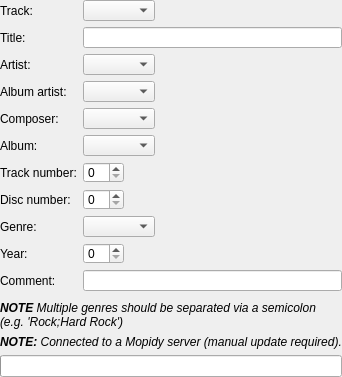
<?xml version="1.0" encoding="UTF-8"?>
<ui version="4.0">
 <class>TagEditor</class>
 <widget class="QWidget" name="TagEditor">
  <property name="geometry">
   <rect>
    <x>0</x>
    <y>0</y>
    <width>327</width>
    <height>252</height>
   </rect>
  </property>
  <layout class="QVBoxLayout" name="verticalLayout">
   <property name="margin">
    <number>0</number>
   </property>
   <item>
  <layout class="QFormLayout" name="formLayout">
   <property name="fieldGrowthPolicy">
    <enum>QFormLayout::ExpandingFieldsGrow</enum>
   </property>
   <item row="0" column="0">
    <widget class="StateLabel" name="trackNameLabel">
     <property name="text">
      <string>Track:</string>
     </property>
     <property name="buddy">
      <cstring>trackName</cstring>
     </property>
    </widget>
   </item>
   <item row="0" column="1">
    <widget class="ComboBox" name="trackName"/>
   </item>
   <item row="1" column="0">
    <widget class="StateLabel" name="titleLabel">
     <property name="text">
      <string>Title:</string>
     </property>
     <property name="buddy">
      <cstring>title</cstring>
     </property>
    </widget>
   </item>
   <item row="1" column="1">
    <widget class="LineEdit" name="title"/>
   </item>
   <item row="2" column="0">
    <widget class="StateLabel" name="artistLabel">
     <property name="text">
      <string>Artist:</string>
     </property>
     <property name="buddy">
      <cstring>artist</cstring>
     </property>
    </widget>
   </item>
   <item row="2" column="1">
    <widget class="CompletionCombo" name="artist"/>
   </item>
   <item row="3" column="0">
    <widget class="StateLabel" name="albumArtistLabel">
     <property name="text">
      <string>Album artist:</string>
     </property>
     <property name="buddy">
      <cstring>albumArtist</cstring>
     </property>
    </widget>
   </item>
   <item row="3" column="1">
    <widget class="CompletionCombo" name="albumArtist"/>
   </item>
   <item row="4" column="0">
    <widget class="StateLabel" name="composerLabel">
     <property name="text">
      <string>Composer:</string>
     </property>
     <property name="buddy">
      <cstring>composer</cstring>
     </property>
    </widget>
   </item>
   <item row="4" column="1">
    <widget class="CompletionCombo" name="composer"/>
   </item>
   <item row="5" column="0">
    <widget class="StateLabel" name="albumLabel">
     <property name="text">
      <string>Album:</string>
     </property>
     <property name="buddy">
      <cstring>album</cstring>
     </property>
    </widget>
   </item>
   <item row="5" column="1">
    <widget class="CompletionCombo" name="album"/>
   </item>
   <item row="6" column="0">
    <widget class="StateLabel" name="trackLabel">
     <property name="text">
      <string>Track number:</string>
     </property>
     <property name="buddy">
      <cstring>track</cstring>
     </property>
    </widget>
   </item>
   <item row="6" column="1">
    <widget class="TagSpinBox" name="track"/>
   </item>
   <item row="7" column="0">
    <widget class="StateLabel" name="discLabel">
     <property name="text">
      <string>Disc number:</string>
     </property>
     <property name="buddy">
      <cstring>disc</cstring>
     </property>
    </widget>
   </item>
   <item row="7" column="1">
    <widget class="TagSpinBox" name="disc"/>
   </item>
   <item row="8" column="0">
    <widget class="StateLabel" name="genreLabel">
     <property name="text">
      <string>Genre:</string>
     </property>
     <property name="buddy">
      <cstring>genre</cstring>
     </property>
    </widget>
   </item>
   <item row="8" column="1">
    <widget class="CompletionCombo" name="genre"/>
   </item>
   <item row="9" column="0">
    <widget class="StateLabel" name="yearLabel">
     <property name="text">
      <string>Year:</string>
     </property>
     <property name="buddy">
      <cstring>year</cstring>
     </property>
    </widget>
   </item>
   <item row="9" column="1">
    <widget class="TagSpinBox" name="year"/>
   </item>
   <item row="10" column="0">
    <widget class="StateLabel" name="commentLabel">
     <property name="text">
      <string>Comment:</string>
     </property>
     <property name="buddy">
      <cstring>comment</cstring>
     </property>
    </widget>
   </item>
   <item row="10" column="1">
    <widget class="LineEdit" name="comment"/>
   </item>
  </layout>
  </item>
  <item>
   <spacer name="verticalSpacer_3x">
    <property name="orientation">
     <enum>Qt::Vertical</enum>
    </property>
    <property name="sizeType">
     <enum>QSizePolicy::Fixed</enum>
    </property>
    <property name="sizeHint" stdset="0">
     <size>
      <width>20</width>
      <height>4</height>
     </size>
    </property>
   </spacer>
  </item>
  <item>
   <widget class="QLabel" name="label_7x">
    <property name="text">
     <string>&lt;i&gt;&lt;b&gt;NOTE&lt;/b&gt; Multiple genres should be separated via a semicolon (e.g. 'Rock;Hard Rock')&lt;/i&gt;</string>
    </property>
    <property name="alignment">
     <set>Qt::AlignLeading|Qt::AlignLeft|Qt::AlignTop</set>
    </property>
    <property name="wordWrap">
     <bool>true</bool>
    </property>
    <property name="textInteractionFlags">
     <set>Qt::NoTextInteraction</set>
    </property>
   </widget>
  </item>
  <item>
   <spacer name="mopidyNoteSpacer">
    <property name="orientation">
     <enum>Qt::Vertical</enum>
    </property>
    <property name="sizeType">
     <enum>QSizePolicy::MinimumExpanding</enum>
    </property>
    <property name="sizeHint" stdset="0">
     <size>
      <width>20</width>
      <height>0</height>
     </size>
    </property>
   </spacer>
  </item>
  <item>
   <widget class="UrlLabel" name="mopidyNote">
    <property name="text" stdset="0">
     <string>&lt;i&gt;&lt;b&gt;NOTE:&lt;/b&gt; Connected to a Mopidy server (manual update required).&lt;/i&gt;</string>
    </property>
   </widget>
  </item>
  <item>
   <widget class="QProgressBar" name="progress"/>
   </item>
  </layout>
 </widget>
 <customwidgets>
  <customwidget>
   <class>LineEdit</class>
   <extends>QLineEdit</extends>
   <header>support/lineedit.h</header>
  </customwidget>
  <customwidget>
   <class>CompletionCombo</class>
   <extends>QComboBox</extends>
   <header>widgets/completioncombo.h</header>
  </customwidget>
  <customwidget>
   <class>ComboBox</class>
   <extends>QComboBox</extends>
   <header>support/combobox.h</header>
  </customwidget>
  <customwidget>
   <class>TagSpinBox</class>
   <extends>QSpinBox</extends>
   <header>widgets/tagspinbox.h</header>
  </customwidget>
  <customwidget>
   <class>StateLabel</class>
   <extends>QLabel</extends>
   <header>widgets/statelabel.h</header>
  </customwidget>
  <customwidget>
   <class>UrlLabel</class>
   <extends>QLabel</extends>
   <header>support/urllabel.h</header>
  </customwidget>
 </customwidgets>
 <tabstops>
  <tabstop>trackName</tabstop>
 </tabstops>
 <resources/>
 <connections/>
</ui>
